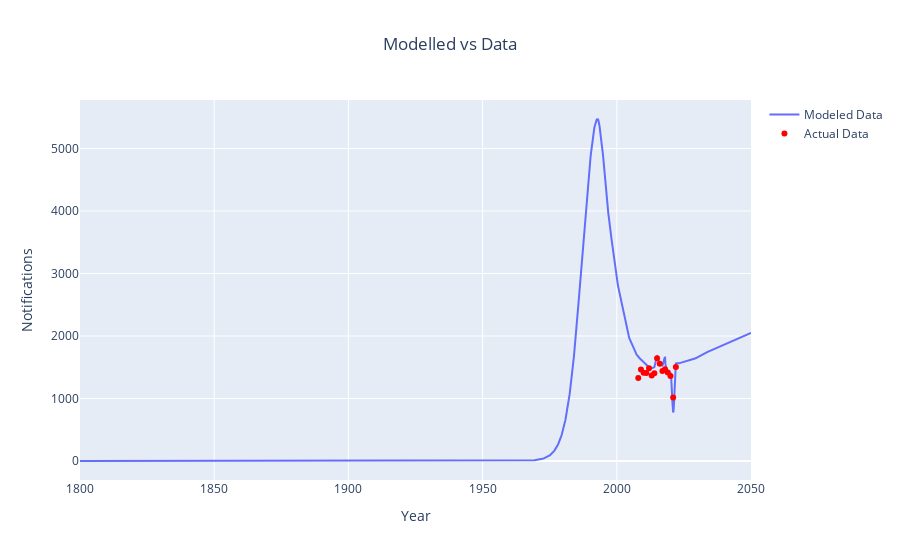

Notebook code for this chart:
### Code cell
plot_model_vs_actual(
    derived_df_0, targets['notification'], "notification", "Notifications", "Modelled vs Data"
)

### Figure 1 — Plotly figure (JSON) as saved in the notebook; plotly's stock layout.template omitted (floating-point values rounded to 4 significant figures; data arrays with more than 128 entries replaced by an {"elided": "..."} marker saying what was removed)
{"data": [{"mode": "lines", "name": "Modeled Data", "type": "scatter", "x": {"elided": "2501 float values"}, "y": {"elided": "2501 float values"}}, {"marker": {"color": "red"}, "mode": "markers", "name": "Actual Data", "type": "scatter", "x": [2008, 2009, 2010, 2011, 2012, 2013, 2014, 2015, 2016, 2017, 2018, 2019, 2020, 2021, 2022], "y": [1327.0, 1465, 1413, 1409, 1485, 1369, 1405, 1642, 1555, 1440, 1468, 1417, 1360, 1016, 1503]}], "layout": {"title": {"text": "Modelled vs Data", "x": 0.5}, "xaxis": {"title": {"text": "Year"}}, "yaxis": {"title": {"text": "Notifications"}}}}
